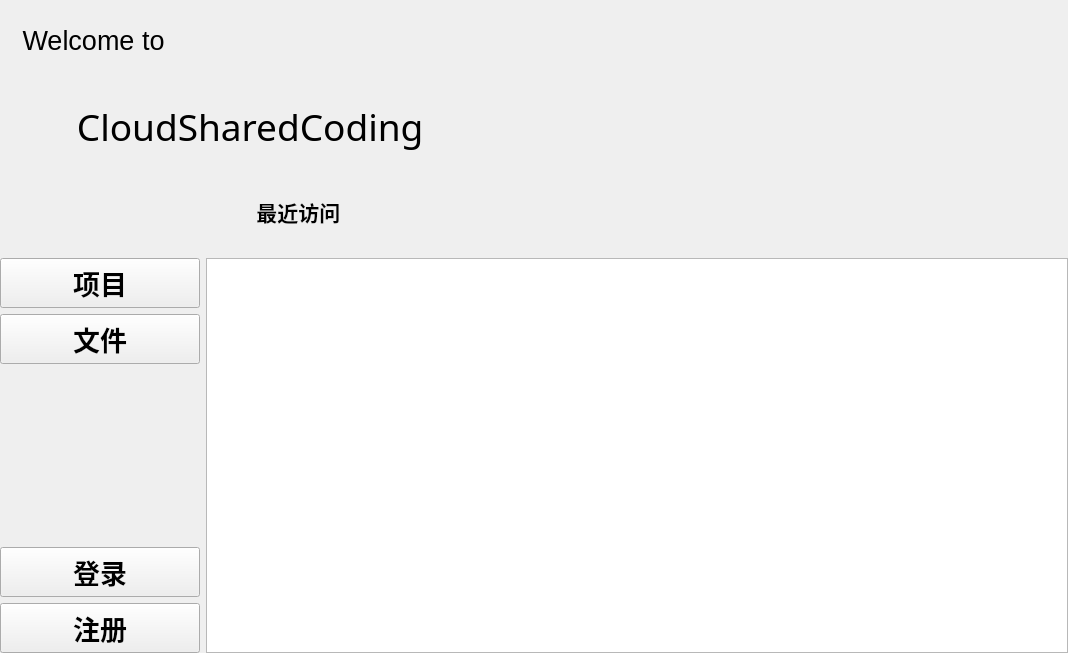
<?xml version="1.0" encoding="UTF-8"?>
<ui version="4.0">
 <class>WelcomeWind</class>
 <widget class="QWidget" name="WelcomeWind">
  <property name="geometry">
   <rect>
    <x>0</x>
    <y>0</y>
    <width>1068</width>
    <height>653</height>
   </rect>
  </property>
  <property name="windowTitle">
   <string>Form</string>
  </property>
  <layout class="QGridLayout" name="gridLayout_2">
   <property name="leftMargin">
    <number>0</number>
   </property>
   <property name="topMargin">
    <number>0</number>
   </property>
   <property name="rightMargin">
    <number>0</number>
   </property>
   <property name="bottomMargin">
    <number>0</number>
   </property>
   <property name="spacing">
    <number>0</number>
   </property>
   <item row="0" column="0">
    <widget class="QWidget" name="widget" native="true">
     <property name="font">
      <font>
       <family>Matura MT Script Capitals</family>
       <pointsize>20</pointsize>
      </font>
     </property>
     <layout class="QGridLayout" name="gridLayout">
      <property name="leftMargin">
       <number>0</number>
      </property>
      <property name="topMargin">
       <number>0</number>
      </property>
      <property name="rightMargin">
       <number>0</number>
      </property>
      <property name="bottomMargin">
       <number>0</number>
      </property>
      <item row="5" column="0" rowspan="3">
       <widget class="QWidget" name="widget_2" native="true">
        <layout class="QVBoxLayout" name="verticalLayout">
         <property name="leftMargin">
          <number>0</number>
         </property>
         <property name="topMargin">
          <number>0</number>
         </property>
         <property name="rightMargin">
          <number>0</number>
         </property>
         <property name="bottomMargin">
          <number>0</number>
         </property>
         <item>
          <widget class="QPushButton" name="pushButton_3">
           <property name="minimumSize">
            <size>
             <width>200</width>
             <height>50</height>
            </size>
           </property>
           <property name="maximumSize">
            <size>
             <width>200</width>
             <height>50</height>
            </size>
           </property>
           <property name="font">
            <font>
             <family>Microsoft JhengHei UI</family>
             <pointsize>20</pointsize>
             <bold>true</bold>
            </font>
           </property>
           <property name="text">
            <string>项目</string>
           </property>
          </widget>
         </item>
         <item>
          <widget class="QPushButton" name="pushButton_2">
           <property name="minimumSize">
            <size>
             <width>200</width>
             <height>50</height>
            </size>
           </property>
           <property name="maximumSize">
            <size>
             <width>200</width>
             <height>50</height>
            </size>
           </property>
           <property name="font">
            <font>
             <family>Microsoft JhengHei UI</family>
             <pointsize>20</pointsize>
             <bold>true</bold>
            </font>
           </property>
           <property name="text">
            <string>文件</string>
           </property>
          </widget>
         </item>
         <item>
          <spacer name="verticalSpacer">
           <property name="orientation">
            <enum>Qt::Vertical</enum>
           </property>
           <property name="sizeHint" stdset="0">
            <size>
             <width>20</width>
             <height>40</height>
            </size>
           </property>
          </spacer>
         </item>
         <item>
          <widget class="QPushButton" name="pushButton">
           <property name="minimumSize">
            <size>
             <width>200</width>
             <height>50</height>
            </size>
           </property>
           <property name="maximumSize">
            <size>
             <width>200</width>
             <height>50</height>
            </size>
           </property>
           <property name="font">
            <font>
             <family>Microsoft JhengHei UI</family>
             <pointsize>20</pointsize>
             <bold>true</bold>
            </font>
           </property>
           <property name="text">
            <string>登录</string>
           </property>
           <property name="iconSize">
            <size>
             <width>16</width>
             <height>16</height>
            </size>
           </property>
          </widget>
         </item>
         <item>
          <widget class="QPushButton" name="pushButton_4">
           <property name="minimumSize">
            <size>
             <width>200</width>
             <height>50</height>
            </size>
           </property>
           <property name="maximumSize">
            <size>
             <width>200</width>
             <height>50</height>
            </size>
           </property>
           <property name="font">
            <font>
             <family>Microsoft JhengHei UI</family>
             <pointsize>20</pointsize>
             <bold>true</bold>
            </font>
           </property>
           <property name="text">
            <string>注册</string>
           </property>
           <property name="iconSize">
            <size>
             <width>16</width>
             <height>16</height>
            </size>
           </property>
          </widget>
         </item>
        </layout>
       </widget>
      </item>
      <item row="5" column="1" rowspan="3">
       <widget class="QListWidget" name="listWidget">
        <property name="sizePolicy">
         <sizepolicy hsizetype="Expanding" vsizetype="Preferred">
          <horstretch>0</horstretch>
          <verstretch>0</verstretch>
         </sizepolicy>
        </property>
       </widget>
      </item>
      <item row="1" column="0" colspan="2">
       <widget class="QLabel" name="label">
        <property name="sizePolicy">
         <sizepolicy hsizetype="Preferred" vsizetype="Minimum">
          <horstretch>0</horstretch>
          <verstretch>0</verstretch>
         </sizepolicy>
        </property>
        <property name="maximumSize">
         <size>
          <width>16777215</width>
          <height>80</height>
         </size>
        </property>
        <property name="font">
         <font>
          <family>Matura MT Script Capitals</family>
          <pointsize>28</pointsize>
         </font>
        </property>
        <property name="text">
         <string>        CloudSharedCoding</string>
        </property>
       </widget>
      </item>
      <item row="3" column="0" colspan="2">
       <widget class="QLabel" name="label_3">
        <property name="sizePolicy">
         <sizepolicy hsizetype="Preferred" vsizetype="Preferred">
          <horstretch>0</horstretch>
          <verstretch>0</verstretch>
         </sizepolicy>
        </property>
        <property name="maximumSize">
         <size>
          <width>16777215</width>
          <height>80</height>
         </size>
        </property>
        <property name="font">
         <font>
          <family>Microsoft JhengHei UI</family>
          <pointsize>16</pointsize>
          <bold>true</bold>
         </font>
        </property>
        <property name="text">
         <string>                                            最近访问</string>
        </property>
       </widget>
      </item>
      <item row="0" column="0">
       <widget class="QLabel" name="label_2">
        <property name="maximumSize">
         <size>
          <width>16777215</width>
          <height>80</height>
         </size>
        </property>
        <property name="font">
         <font>
          <family>Microsoft JhengHei UI</family>
          <pointsize>20</pointsize>
         </font>
        </property>
        <property name="text">
         <string>   Welcome to</string>
        </property>
       </widget>
      </item>
     </layout>
    </widget>
   </item>
  </layout>
 </widget>
 <resources/>
 <connections/>
</ui>
